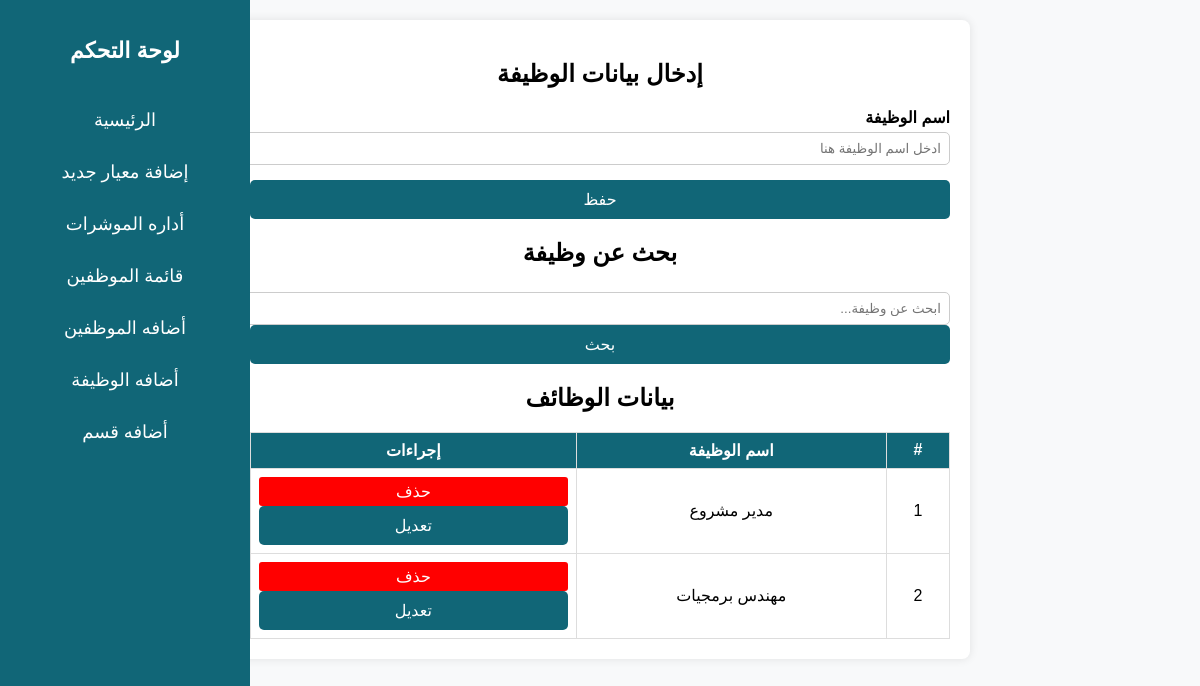
The app's page /pages/dashboard/add-jop.php, older data.
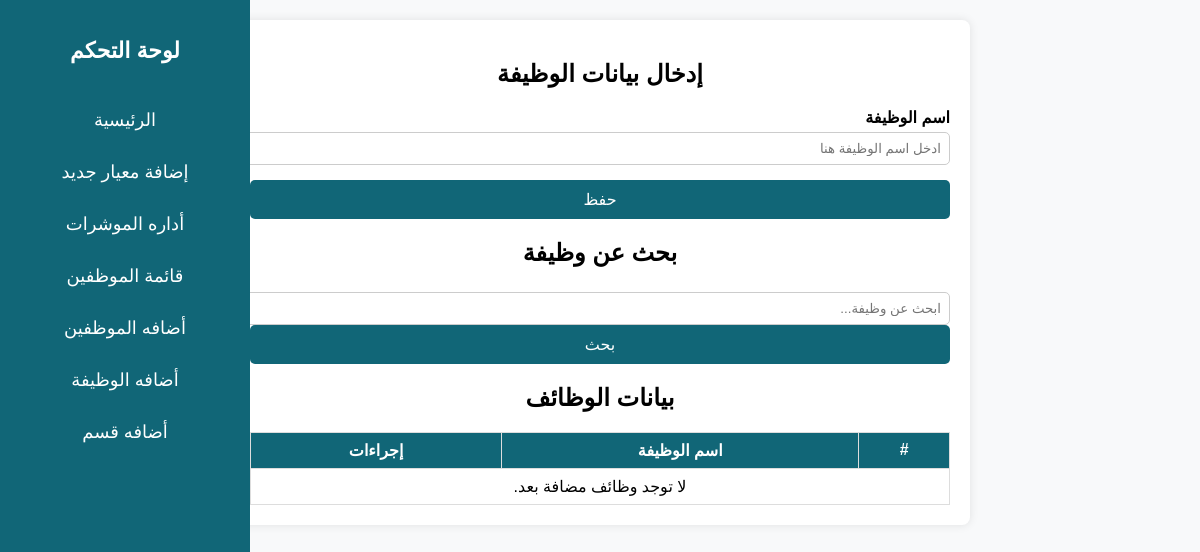
The same page, newer data.
### tables this page shows
CREATE TABLE `jobs` (
  `id` int(11) NOT NULL,
  `name` varchar(255) NOT NULL
);

### pages/dashboard/add-jop.php (the view, shortened to what this page needs)
<?php include './layout/sideBar.php'; ?>
<?php
include('../../config/connect.php');
$searchTerm = '';
if (isset($_POST['searchTerm'])) {
    $searchTerm = trim($_POST['searchTerm']);
    $stmt = $con->prepare("SELECT * FROM jobs WHERE name LIKE :searchTerm");
    $stmt->bindValue(':searchTerm', '%' . $searchTerm . '%');
} else {
    $stmt = $con->query("SELECT * FROM jobs");
}
$stmt->execute();
$jobs = $stmt->fetchAll(PDO::FETCH_ASSOC);
?>
<link rel="stylesheet" href="../../style/indicators.css">
    <div class="container">
        <h2>إدخال بيانات الوظيفة</h2>
    <form method="POST" action="">
        <div class="form-group">
            <label for="job-title">اسم الوظيفة</label>
            <input type="text" name="jobName" id="job-title" placeholder="ادخل اسم الوظيفة هنا" required>
        </div>
        <button type="submit">حفظ</button>
    </form>
    <h2>بحث عن وظيفة</h2>
    <form method="POST" action="">
        <input type="text" name="searchTerm" placeholder="ابحث عن وظيفة..." value="<?php echo htmlspecialchars($searchTerm); ?>">
        <button type="submit">بحث</button>
    </form>
        <div class="table-container">
            <h2>بيانات الوظائف</h2>
            <table>
                <thead>
                    <tr>
                        <th>#</th>
                        <th>اسم الوظيفة</th>
                          <th>إجراءات</th>
                    </tr>
                </thead>
            <tbody>
                <?php
                if ($jobs) {
                    $index = 1;
                    foreach ($jobs as $row) {
                        echo "<tr>
                                <td>{$index}</td>
                                <td>{$row['name']}</td>
                                <td>
                                    <form method='POST' action='' style='display:inline;'>
                                        <input type='hidden' name='deleteId' value='{$row['id']}'>
                                        <button class='delete-btn' type='submit' onclick='return confirm(\"هل أنت متأكد من حذف هذه الوظيفة؟\");'>حذف</button>
                                    </form>
                                    <form method='GET' action='edit-job.php?id={$row['id']}' style='display:inline;'>
                                        <button type='button' onclick='window.location=\"edit-job.php?id={$row['id']}\"'>تعديل</button>
                                    </form>
                                </td>
                              </tr>";
                        $index++;
                    }
                } else {
                    echo "<tr><td colspan='3'>لا توجد وظائف مضافة بعد.</td></tr>";
                }
                ?>
            </tbody>
            </table>
        </div>
    </div>
</body>
</html>

Row changes from the older to the newer data that the page shows:
removed jobs: name "مدير مشروع"
removed jobs: name "مهندس برمجيات"
Text that changed along with them:
text now shown: "لا توجد وظائف مضافة بعد."
